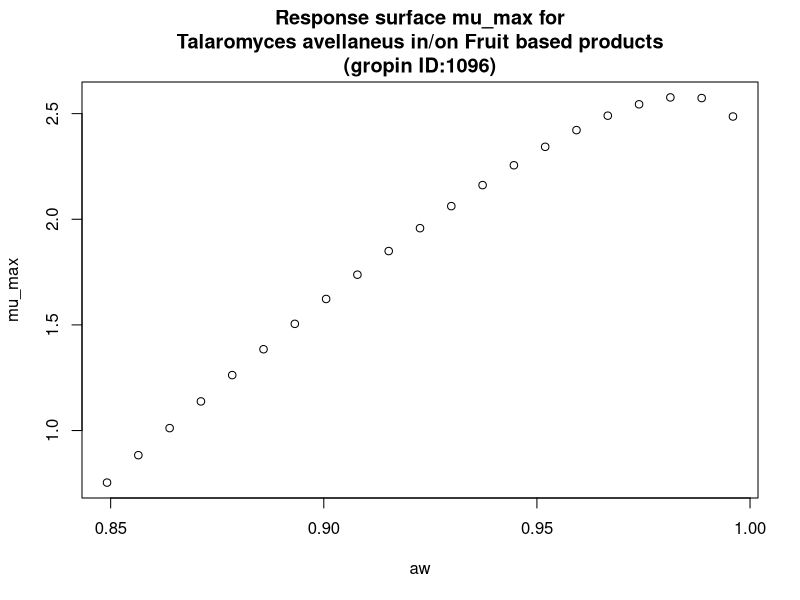

Write R code to recreate this figure.
#############################
# start of Parameter script
#############################
aw <- seq(0.849150849150849,0.995995,length.out=21)
#############################
# end of Parameter script
#############################
############################# 
# start of Model script Gropin ID 1096 
#############################
 
# constant coefficients for this model
 
variables <- data.frame(aw)
argumentsPar <- expand.grid(variables)
 
# heart of the model
response_surface <- function(aw) {
   mumax <-(2.183+6.445*sqrt(1-aw)-26.070*((sqrt(1-aw))^2))

return(mumax=mumax)
} 

# output parameters
mumax <- cbind(argumentsPar,response_surface(argumentsPar['aw']))
colnames(mumax) <- c(colnames(argumentsPar),'mumax')
#############################
# End of Model script
#############################
############################# 
# start of Visualisation script Gropin ID 1096 
#############################
plot(aw,mumax$mumax,
                          xlab='aw',
                          ylab='mu_max',main='Response surface mu_max for
Talaromyces avellaneus in/on Fruit based products
(gropin ID:1096)')
#############################
# End of Visualisation script
#############################
